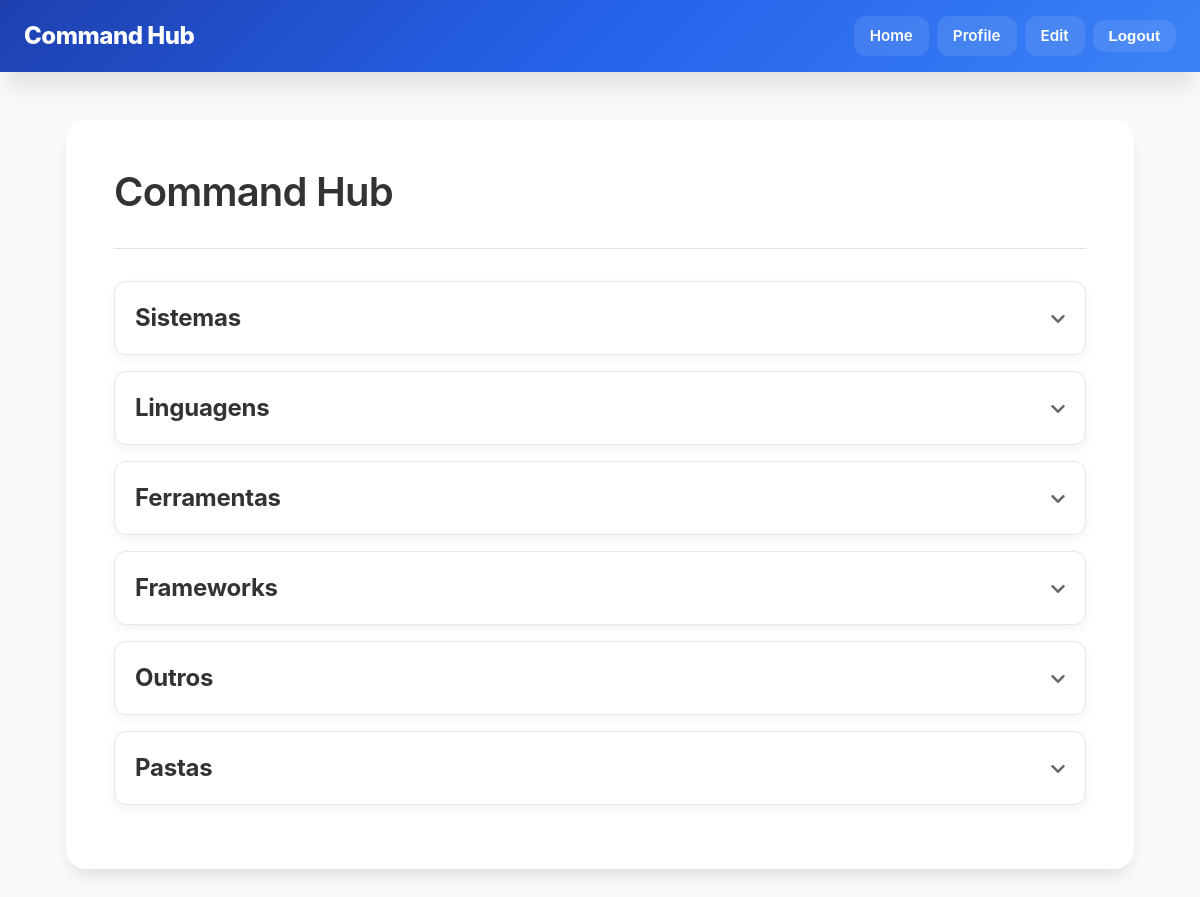
Screenshot of / (signed in) with the database file from the repository.
### manual/models.py (models this page shows, shortened)
class Tipo(models.Model):
    tipo = models.TextField(max_length=20)
    autor = models.ForeignKey(settings.AUTH_USER_MODEL, on_delete=models.SET_NULL, null=True, blank=True, related_name='tipos_criados')
    criado_em = models.DateTimeField(default=timezone.now)

### manual/views.py (the view)
# urls.py: 2. Add a URL to urlpatterns:  path('', views.home, name='home')
def home(request):
    tipos = Tipo.objects.prefetch_related('categorias__secoes').all()
    return render(request, "manual/home.html", {"tipos": tipos})

### manual/templates/manual/home.html (shortened to what this page needs)
{% extends 'base.html' %}
{% block content %}
{% load static %}
<div class="page-header">
  <h1>Command Hub</h1>
</div>
{% for tipo in tipos %}
<div class="accordion-item">
  <div class="accordion-header accordion-button" role="button" tabindex="0" aria-expanded="false" aria-controls="panel-tipo-{{ tipo.id }}">
    <h2>{{ tipo.tipo }}</h2>
    <span class="icon-toggle"></span>
  </div>
</div>
{% endfor %}
{% endblock %}

### static/style.css (style rules this page uses)
:root { --primary-50: #eff6ff; --primary-100: #dbeafe; --primary-200: #bfdbfe; --primary-300: #93c5fd; --primary-400: #60a5fa; --primary-500: #3b82f6; --primary-600: #2563eb; --primary-700: #1d4ed8; --primary-800: #1e40af; --primary-900: #1e3a8a; --success: #10b981; --success-light: #d1fae5; --success-dark: #065f46; --danger: #ef4444; --danger-light: #fee2e2; --danger-dark: #991b1b; --warning: #f59e0b; --warning-light: #fef3c7; --info: #3b82f6; --info-light: #dbeafe; --gray-50: #f9fafb; --gray-100: #f3f4f6; --gray-200: #e5e7eb; --gray-300: #d1d5db; --gray-400: #9ca3af; --gray-500: #6b7280; --gray-600: #4b5563; --gray-700: #374151; --gray-800: #1f2937; --gray-900: #111827; --primary: var(--primary-600); --primary-hover: var(--primary-700); --text: var(--gray-900); --text-secondary: var(--gray-600); --text-muted: var(--gray-500); --border: var(--gray-200); --background: var(--gray-50); --card-bg: #ffffff; --space-xs: 4px; --space-sm: 8px; --space-md: 16px; --space-lg: 24px; --space-xl: 32px; --space-2xl: 48px; --shadow-xs: 0 1px 2px 0 rgb(0 0 0 / 0.05); --shadow-sm: 0 1px 3px 0 rgb(0 0 0 / 0.1); --shadow: 0 4px 6px -1px rgb(0 0 0 / 0.1); --shadow-md: 0 10px 15px -3px rgb(0 0 0 / 0.1); --shadow-lg: 0 20px 25px -5px rgb(0 0 0 / 0.1); --shadow-xl: 0 25px 50px -12px rgb(0 0 0 / 0.25); --radius-sm: 6px; --radius: 8px; --radius-md: 10px; --radius-lg: 12px; --radius-xl: 16px; --radius-2xl: 20px; --radius-full: 9999px; --font-sans: -apple-system, BlinkMacSystemFont, 'Segoe UI', Roboto, 'Helvetica Neue', Arial, sans-serif; --font-mono: 'SF Mono', Monaco, 'Cascadia Code', 'Roboto Mono', Consolas, monospace; --transition-fast: 150ms cubic-bezier(0.4, 0, 0.2, 1); --transition: 200ms cubic-bezier(0.4, 0, 0.2, 1); --transition-slow: 300ms cubic-bezier(0.4, 0, 0.2, 1); }
*, *::before, *::after { box-sizing: border-box; margin: 0; padding: 0; }
html { -webkit-font-smoothing: antialiased; -moz-osx-font-smoothing: grayscale; scroll-behavior: smooth; }
body { font-family: var(--font-sans); background: var(--background); color: var(--text); line-height: 1.6; font-size: 16px; }
h1, h2, h3, h4, h5, h6 { font-weight: 700; line-height: 1.2; color: var(--text); margin-bottom: var(--space-md); }
h1 { font-size: 2.5rem; letter-spacing: -0.02em; }
h2 { font-size: 2rem; letter-spacing: -0.01em; }
.accordion-item { background: var(--card-bg); border-radius: var(--radius-lg); margin-bottom: var(--space-md); box-shadow: var(--shadow-sm); border: 1px solid var(--border); transition: all var(--transition); }
.accordion-header { width: 100%; padding: var(--space-lg); border: none; background: transparent; text-align: left; cursor: pointer; display: flex; align-items: center; justify-content: space-between; font-size: 1.25rem; font-weight: 700; color: var(--text); transition: all var(--transition); }

### manual/templates/manual/home.html (style rules this page uses)
:root { --primary-text: #333; --secondary-text: #666; --border-color: #e0e0e0; --background-light: #fff; --background-medium: #f9f9f9; --background-hover: #f1f1f1; --accent-blue: #007bff; --action-add: #28a745; --action-edit: #ffc107; --action-delete: #dc3545; --shadow-color: rgba(0, 0, 0, 0.05); }
body { font-family: -apple-system, BlinkMacSystemFont, "Segoe UI", Roboto, "Helvetica Neue", Arial, sans-serif; }
.page-header { border-bottom: 1px solid var(--border-color); padding-bottom: 1rem; margin-bottom: 2rem; }
.page-header h1 { font-size: 2.5rem; color: var(--primary-text); font-weight: 600; }
.accordion-item { background: var(--background-light); border-radius: 12px; margin-bottom: 1rem; box-shadow: 0 4px 12px var(--shadow-color); transition: box-shadow 0.3s ease; }
.accordion-header { display: flex; align-items: center; justify-content: space-between; width: 100%; cursor: pointer; padding: 1.25rem; border: none; background: transparent; text-align: left; position: relative; }
.accordion-header h2 { font-size: 1.5rem; color: var(--primary-text); margin: 0; flex-grow: 1; }
.icon-toggle::before { content: '\f078'; font-family: "Font Awesome 5 Free"; font-weight: 900; transition: transform 0.3s ease; font-size: 1rem; color: var(--secondary-text); }

### rows the page displays
Tipo: tipo "Sistemas"
Tipo: tipo "Linguagens"
Tipo: tipo "Ferramentas"
Tipo: tipo "Frameworks"
Tipo: tipo "Outros"
Tipo: tipo "Pastas"
